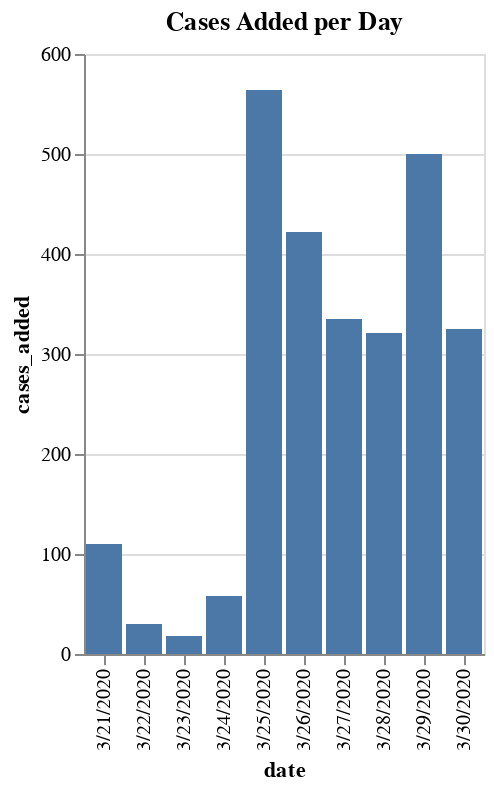

Source (notebook cell):
### Code cell
deltas = []
prevdate = min_date
currdate = prevdate + dt.timedelta(days=1)
while currdate <= max_date:
    currdate_text = datestamp(currdate)
    prevdate_text = datestamp(prevdate)
    
    currdate_total = df_num_cases.loc[df_num_cases["date"] == currdate_text]["num_cases"].astype('int32').sum()
    prevdate_total = df_num_cases.loc[df_num_cases["date"] == prevdate_text]["num_cases"].astype('int32').sum()
    
    deltas.append({
        "date": currdate_text,
        "cases_added": currdate_total - prevdate_total
    })
    
    prevdate = currdate
    currdate = prevdate + dt.timedelta(days=1)

df_deltas = pd.DataFrame(deltas)
display(df_deltas)

import altair as alt
alt.Chart(df_deltas, title="Cases Added per Day").mark_bar().encode(
    x=alt.X('date', bin=False),
    y='cases_added'
)

### Figure 1 — Vega-Lite specification as saved in the notebook (floating-point values rounded to 4 significant figures)
{"config": {"view": {"continuousWidth": 400, "continuousHeight": 300}}, "data": {"name": "data-07f90db1ebaf44bc3f352f6c8253ab6b"}, "mark": "bar", "encoding": {"x": {"type": "nominal", "bin": false, "field": "date"}, "y": {"type": "quantitative", "field": "cases_added"}}, "title": "Cases Added per Day", "$schema": "https://vega.github.io/schema/vega-lite/v4.0.2.json", "datasets": {"data-07f90db1ebaf44bc3f352f6c8253ab6b": [{"date": "3/21/2020", "cases_added": 110}, {"date": "3/22/2020", "cases_added": 30}, {"date": "3/23/2020", "cases_added": 18}, {"date": "3/24/2020", "cases_added": 58}, {"date": "3/25/2020", "cases_added": 564}, {"date": "3/26/2020", "cases_added": 422}, {"date": "3/27/2020", "cases_added": 335}, {"date": "3/28/2020", "cases_added": 321}, {"date": "3/29/2020", "cases_added": 500}, {"date": "3/30/2020", "cases_added": 325}]}}
